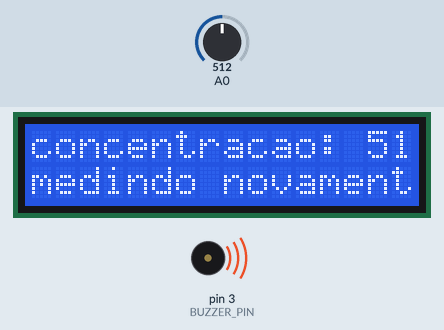
Simulated run of this sketch. Board: Arduino Uno, built with avr-gcc and run on an emulated ATmega328P. Shown: 16×2 character LCD, buzzer (waves = sounding). The inputs (shaded band) are chosen by the test bench; at power-on: A0 = 512. What the sketch prints to the serial monitor is not drawn.

Above: at 1.2 s.
1.3 s: A0 set to 716
At 2.6 s:
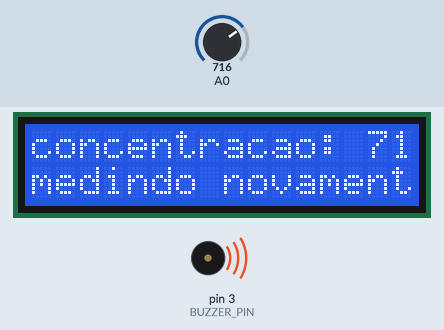
7.3 s: A0 set to 900
At 9.3 s:
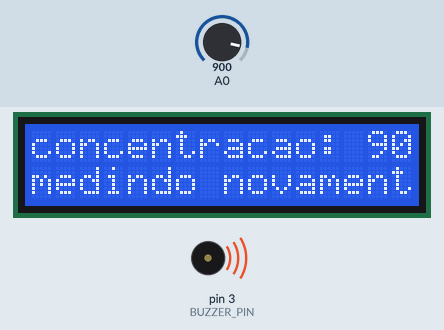
11.7 s: A0 set to 1023
At 13.0 s:
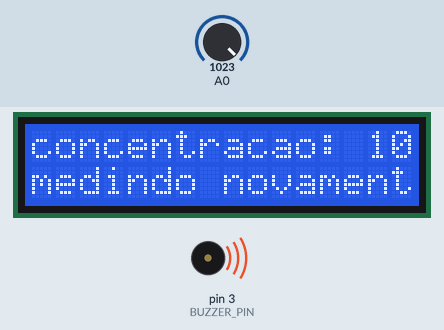
Timing chart, 0 to 14.7 s (numbered marks = the images above; inputs shaded):
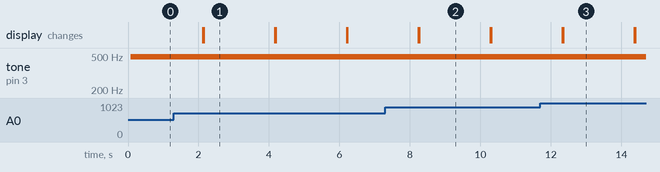

Measured:
- after the input at 1.3 s, the display: first differs from a run without the input after 0.84 s (image 1)
- after the input at 7.3 s, the display: first differs from a run without the input after 0.97 s (image 2)
- after the input at 11.7 s, the display: first differs from a run without the input after 0.65 s (image 3)
- what the display in image 1 shows lasts 2.1 s, from 2.1 s to 4.2 s

The sketch:

Programa__o.ino
```cpp
#include <Wire.h>
#include <LiquidCrystal_I2C.h>

// DEFINIÇÕES
#define endereco  0x27
#define colunas   16
#define linhas    2

// INSTANCIANDO OBJETOS
LiquidCrystal_I2C lcd(endereco, colunas, linhas);
#define BUZZER_PIN 3

void setup()
{
  pinMode(BUZZER_PIN, OUTPUT);
  Serial.begin(9600);

  lcd.init(); // INICIA A COMUNICAÇÃO COM O DISPLAY
  lcd.backlight(); // iluminação display on
  lcd.setCursor(0, 0); //loc p digitar
  lcd.print("concentracao:"); // Mostra título fixo linha 1
}

void loop()
{
  int sensorValue = analogRead(A0);
  Serial.println(sensorValue);

  if (sensorValue > 100)
  {
    analogWrite(BUZZER_PIN, 50);
  }
  else
  {
    analogWrite(BUZZER_PIN, 0);
  }

  // Atualiza apenas o valor
  lcd.setCursor(14, 0); // Posição ao final da palavra "concentracao:"
  lcd.print("    ");    // Limpa o valor anterior
  lcd.setCursor(14, 0);
  lcd.print(sensorValue); // Mostra novo valor

  // Exibe "medindo novamente" na linha 2 por 2 segundos
  lcd.setCursor(0, 1);
  lcd.print("medindo novamente ");
  delay(2000);

  // Limpa a segunda linha apenas, mantendo a primeira
  lcd.setCursor(0, 1);
  lcd.print("                ");
}
```
